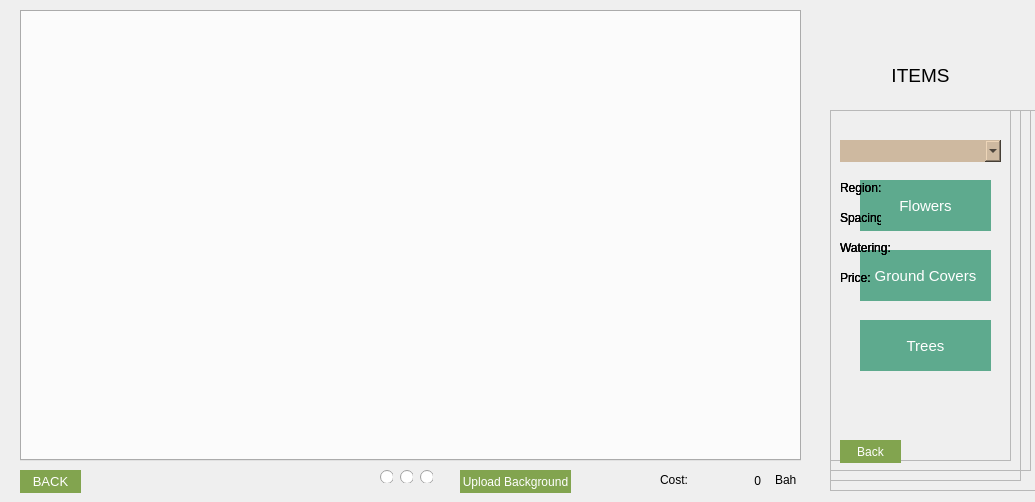
<?xml version="1.0" encoding="UTF-8"?>
<ui version="4.0">
 <class>specific</class>
 <widget class="QDialog" name="specific">
  <property name="geometry">
   <rect>
    <x>0</x>
    <y>0</y>
    <width>1035</width>
    <height>502</height>
   </rect>
  </property>
  <property name="windowTitle">
   <string>Scene Visualization</string>
  </property>
  <widget class="QTabWidget" name="tabPage">
   <property name="enabled">
    <bool>true</bool>
   </property>
   <property name="geometry">
    <rect>
     <x>20</x>
     <y>10</y>
     <width>781</width>
     <height>451</height>
    </rect>
   </property>
   <property name="styleSheet">
    <string notr="true"/>
   </property>
   <property name="currentIndex">
    <number>-1</number>
   </property>
  </widget>
  <widget class="QPushButton" name="btn_smenu">
   <property name="geometry">
    <rect>
     <x>20</x>
     <y>470</y>
     <width>61</width>
     <height>23</height>
    </rect>
   </property>
   <property name="font">
    <font>
     <pointsize>10</pointsize>
    </font>
   </property>
   <property name="styleSheet">
    <string notr="true">background-color: rgb(130, 164, 79);
border: none;
color: white;
</string>
   </property>
   <property name="text">
    <string>BACK</string>
   </property>
  </widget>
  <widget class="QLabel" name="lbl_cost">
   <property name="geometry">
    <rect>
     <x>700</x>
     <y>470</y>
     <width>61</width>
     <height>21</height>
    </rect>
   </property>
   <property name="text">
    <string>0</string>
   </property>
   <property name="alignment">
    <set>Qt::AlignRight|Qt::AlignTrailing|Qt::AlignVCenter</set>
   </property>
  </widget>
  <widget class="QLabel" name="lbl_cost_2">
   <property name="geometry">
    <rect>
     <x>660</x>
     <y>470</y>
     <width>31</width>
     <height>20</height>
    </rect>
   </property>
   <property name="text">
    <string>Cost:</string>
   </property>
  </widget>
  <widget class="QLabel" name="lbl_items">
   <property name="geometry">
    <rect>
     <x>830</x>
     <y>60</y>
     <width>181</width>
     <height>31</height>
    </rect>
   </property>
   <property name="font">
    <font>
     <pointsize>14</pointsize>
    </font>
   </property>
   <property name="text">
    <string>ITEMS</string>
   </property>
   <property name="alignment">
    <set>Qt::AlignCenter</set>
   </property>
  </widget>
  <widget class="QFrame" name="frame_items">
   <property name="enabled">
    <bool>true</bool>
   </property>
   <property name="geometry">
    <rect>
     <x>830</x>
     <y>110</y>
     <width>181</width>
     <height>351</height>
    </rect>
   </property>
   <property name="frameShape">
    <enum>QFrame::StyledPanel</enum>
   </property>
   <property name="frameShadow">
    <enum>QFrame::Raised</enum>
   </property>
   <widget class="QPushButton" name="btn_tree">
    <property name="geometry">
     <rect>
      <x>30</x>
      <y>210</y>
      <width>131</width>
      <height>51</height>
     </rect>
    </property>
    <property name="font">
     <font>
      <pointsize>11</pointsize>
     </font>
    </property>
    <property name="styleSheet">
     <string notr="true">background-color: rgb(94, 170, 142);
border: none;
color: white;</string>
    </property>
    <property name="text">
     <string>Trees</string>
    </property>
   </widget>
   <widget class="QPushButton" name="btn_flowers">
    <property name="geometry">
     <rect>
      <x>30</x>
      <y>70</y>
      <width>131</width>
      <height>51</height>
     </rect>
    </property>
    <property name="font">
     <font>
      <pointsize>11</pointsize>
     </font>
    </property>
    <property name="styleSheet">
     <string notr="true">background-color: rgb(94, 170, 142);
border: none;
color: white;</string>
    </property>
    <property name="text">
     <string>Flowers</string>
    </property>
   </widget>
   <widget class="QPushButton" name="btn_ground">
    <property name="geometry">
     <rect>
      <x>30</x>
      <y>140</y>
      <width>131</width>
      <height>51</height>
     </rect>
    </property>
    <property name="font">
     <font>
      <pointsize>11</pointsize>
     </font>
    </property>
    <property name="styleSheet">
     <string notr="true">background-color: rgb(94, 170, 142);
border: none;
color: white;</string>
    </property>
    <property name="text">
     <string>Ground Covers</string>
    </property>
   </widget>
  </widget>
  <widget class="QFrame" name="frame_flower">
   <property name="enabled">
    <bool>true</bool>
   </property>
   <property name="geometry">
    <rect>
     <x>830</x>
     <y>110</y>
     <width>191</width>
     <height>371</height>
    </rect>
   </property>
   <property name="frameShape">
    <enum>QFrame::StyledPanel</enum>
   </property>
   <property name="frameShadow">
    <enum>QFrame::Raised</enum>
   </property>
   <widget class="QPushButton" name="btn_flowerback">
    <property name="geometry">
     <rect>
      <x>10</x>
      <y>330</y>
      <width>61</width>
      <height>23</height>
     </rect>
    </property>
    <property name="styleSheet">
     <string notr="true">background-color: rgb(130, 164, 79);
border: none;
color: white;</string>
    </property>
    <property name="text">
     <string>Back</string>
    </property>
   </widget>
   <widget class="QComboBox" name="comboBox_flower">
    <property name="geometry">
     <rect>
      <x>10</x>
      <y>30</y>
      <width>161</width>
      <height>22</height>
     </rect>
    </property>
    <property name="styleSheet">
     <string notr="true">background-color: rgb(206, 185, 160);
border:none;</string>
    </property>
   </widget>
   <widget class="QLabel" name="region">
    <property name="geometry">
     <rect>
      <x>10</x>
      <y>70</y>
      <width>41</width>
      <height>16</height>
     </rect>
    </property>
    <property name="text">
     <string>Region:</string>
    </property>
   </widget>
   <widget class="QLabel" name="f_spacing">
    <property name="geometry">
     <rect>
      <x>10</x>
      <y>100</y>
      <width>41</width>
      <height>16</height>
     </rect>
    </property>
    <property name="text">
     <string>Spacing:</string>
    </property>
   </widget>
   <widget class="QLabel" name="lblf_water">
    <property name="geometry">
     <rect>
      <x>10</x>
      <y>130</y>
      <width>51</width>
      <height>16</height>
     </rect>
    </property>
    <property name="text">
     <string>Watering:</string>
    </property>
   </widget>
   <widget class="QLabel" name="lblf_price">
    <property name="geometry">
     <rect>
      <x>10</x>
      <y>160</y>
      <width>51</width>
      <height>16</height>
     </rect>
    </property>
    <property name="text">
     <string>Price:</string>
    </property>
   </widget>
   <widget class="QLabel" name="lbl_region">
    <property name="geometry">
     <rect>
      <x>60</x>
      <y>70</y>
      <width>111</width>
      <height>16</height>
     </rect>
    </property>
    <property name="text">
     <string/>
    </property>
   </widget>
   <widget class="QLabel" name="lbl_spacing">
    <property name="geometry">
     <rect>
      <x>60</x>
      <y>100</y>
      <width>111</width>
      <height>16</height>
     </rect>
    </property>
    <property name="text">
     <string/>
    </property>
   </widget>
   <widget class="QLabel" name="lbl_water">
    <property name="geometry">
     <rect>
      <x>70</x>
      <y>130</y>
      <width>101</width>
      <height>16</height>
     </rect>
    </property>
    <property name="text">
     <string/>
    </property>
   </widget>
   <widget class="QLabel" name="lbl_price">
    <property name="geometry">
     <rect>
      <x>60</x>
      <y>160</y>
      <width>111</width>
      <height>16</height>
     </rect>
    </property>
    <property name="text">
     <string/>
    </property>
   </widget>
  </widget>
  <widget class="QFrame" name="frame_tree">
   <property name="enabled">
    <bool>true</bool>
   </property>
   <property name="geometry">
    <rect>
     <x>830</x>
     <y>110</y>
     <width>201</width>
     <height>361</height>
    </rect>
   </property>
   <property name="frameShape">
    <enum>QFrame::StyledPanel</enum>
   </property>
   <property name="frameShadow">
    <enum>QFrame::Raised</enum>
   </property>
   <widget class="QPushButton" name="btn_treeback">
    <property name="geometry">
     <rect>
      <x>10</x>
      <y>330</y>
      <width>61</width>
      <height>23</height>
     </rect>
    </property>
    <property name="styleSheet">
     <string notr="true">background-color: rgb(130, 164, 79);
border: none;
color: white;</string>
    </property>
    <property name="text">
     <string>Back</string>
    </property>
   </widget>
   <widget class="QLabel" name="region_2">
    <property name="geometry">
     <rect>
      <x>10</x>
      <y>70</y>
      <width>41</width>
      <height>16</height>
     </rect>
    </property>
    <property name="text">
     <string>Region:</string>
    </property>
   </widget>
   <widget class="QLabel" name="f_spacing_2">
    <property name="geometry">
     <rect>
      <x>10</x>
      <y>100</y>
      <width>41</width>
      <height>16</height>
     </rect>
    </property>
    <property name="text">
     <string>Spacing:</string>
    </property>
   </widget>
   <widget class="QLabel" name="lblf_water_2">
    <property name="geometry">
     <rect>
      <x>10</x>
      <y>130</y>
      <width>51</width>
      <height>16</height>
     </rect>
    </property>
    <property name="text">
     <string>Watering:</string>
    </property>
   </widget>
   <widget class="QLabel" name="lblf_price_2">
    <property name="geometry">
     <rect>
      <x>10</x>
      <y>160</y>
      <width>51</width>
      <height>16</height>
     </rect>
    </property>
    <property name="text">
     <string>Price:</string>
    </property>
   </widget>
   <widget class="QLabel" name="lbl_region_2">
    <property name="geometry">
     <rect>
      <x>60</x>
      <y>70</y>
      <width>111</width>
      <height>16</height>
     </rect>
    </property>
    <property name="text">
     <string/>
    </property>
   </widget>
   <widget class="QLabel" name="lbl_spacing_2">
    <property name="geometry">
     <rect>
      <x>60</x>
      <y>100</y>
      <width>111</width>
      <height>16</height>
     </rect>
    </property>
    <property name="text">
     <string/>
    </property>
   </widget>
   <widget class="QLabel" name="lbl_water_2">
    <property name="geometry">
     <rect>
      <x>70</x>
      <y>130</y>
      <width>101</width>
      <height>16</height>
     </rect>
    </property>
    <property name="text">
     <string/>
    </property>
   </widget>
   <widget class="QLabel" name="lbl_price_2">
    <property name="geometry">
     <rect>
      <x>50</x>
      <y>160</y>
      <width>121</width>
      <height>16</height>
     </rect>
    </property>
    <property name="text">
     <string/>
    </property>
   </widget>
   <widget class="QComboBox" name="comboBox_tree">
    <property name="geometry">
     <rect>
      <x>10</x>
      <y>30</y>
      <width>161</width>
      <height>22</height>
     </rect>
    </property>
    <property name="styleSheet">
     <string notr="true">background-color: rgb(206, 185, 160);
border:none;</string>
    </property>
   </widget>
  </widget>
  <widget class="QFrame" name="frame_ground">
   <property name="enabled">
    <bool>true</bool>
   </property>
   <property name="geometry">
    <rect>
     <x>830</x>
     <y>110</y>
     <width>211</width>
     <height>381</height>
    </rect>
   </property>
   <property name="frameShape">
    <enum>QFrame::StyledPanel</enum>
   </property>
   <property name="frameShadow">
    <enum>QFrame::Raised</enum>
   </property>
   <widget class="QPushButton" name="btn_groundback">
    <property name="geometry">
     <rect>
      <x>10</x>
      <y>330</y>
      <width>61</width>
      <height>23</height>
     </rect>
    </property>
    <property name="styleSheet">
     <string notr="true">background-color: rgb(130, 164, 79);
border: none;
color: white;</string>
    </property>
    <property name="text">
     <string>Back</string>
    </property>
   </widget>
   <widget class="QLabel" name="region_3">
    <property name="geometry">
     <rect>
      <x>10</x>
      <y>70</y>
      <width>41</width>
      <height>16</height>
     </rect>
    </property>
    <property name="text">
     <string>Region:</string>
    </property>
   </widget>
   <widget class="QLabel" name="f_spacing_3">
    <property name="geometry">
     <rect>
      <x>10</x>
      <y>100</y>
      <width>41</width>
      <height>16</height>
     </rect>
    </property>
    <property name="text">
     <string>Spacing:</string>
    </property>
   </widget>
   <widget class="QLabel" name="lblf_water_3">
    <property name="geometry">
     <rect>
      <x>10</x>
      <y>130</y>
      <width>51</width>
      <height>16</height>
     </rect>
    </property>
    <property name="text">
     <string>Watering:</string>
    </property>
   </widget>
   <widget class="QLabel" name="lblf_price_3">
    <property name="geometry">
     <rect>
      <x>10</x>
      <y>160</y>
      <width>51</width>
      <height>16</height>
     </rect>
    </property>
    <property name="text">
     <string>Price:</string>
    </property>
   </widget>
   <widget class="QLabel" name="lbl_region_3">
    <property name="geometry">
     <rect>
      <x>60</x>
      <y>70</y>
      <width>111</width>
      <height>16</height>
     </rect>
    </property>
    <property name="text">
     <string/>
    </property>
   </widget>
   <widget class="QLabel" name="lbl_spacing_3">
    <property name="geometry">
     <rect>
      <x>60</x>
      <y>100</y>
      <width>111</width>
      <height>16</height>
     </rect>
    </property>
    <property name="text">
     <string/>
    </property>
   </widget>
   <widget class="QLabel" name="lbl_water_3">
    <property name="geometry">
     <rect>
      <x>70</x>
      <y>130</y>
      <width>101</width>
      <height>16</height>
     </rect>
    </property>
    <property name="text">
     <string/>
    </property>
   </widget>
   <widget class="QLabel" name="lbl_price_3">
    <property name="geometry">
     <rect>
      <x>60</x>
      <y>160</y>
      <width>111</width>
      <height>16</height>
     </rect>
    </property>
    <property name="text">
     <string/>
    </property>
   </widget>
   <widget class="QComboBox" name="comboBox_ground">
    <property name="geometry">
     <rect>
      <x>10</x>
      <y>30</y>
      <width>161</width>
      <height>22</height>
     </rect>
    </property>
    <property name="styleSheet">
     <string notr="true">background-color: rgb(206, 185, 160);
border:none;</string>
    </property>
   </widget>
  </widget>
  <widget class="QPushButton" name="btn_uploadbg">
   <property name="geometry">
    <rect>
     <x>460</x>
     <y>470</y>
     <width>111</width>
     <height>23</height>
    </rect>
   </property>
   <property name="styleSheet">
    <string notr="true">background-color: rgb(130, 164, 79);
border: none;
color: white;</string>
   </property>
   <property name="text">
    <string>Upload Background</string>
   </property>
  </widget>
  <widget class="QRadioButton" name="radiobtn_beach">
   <property name="geometry">
    <rect>
     <x>420</x>
     <y>470</y>
     <width>13</width>
     <height>13</height>
    </rect>
   </property>
   <property name="text">
    <string/>
   </property>
  </widget>
  <widget class="QRadioButton" name="radiobtn_hotel">
   <property name="geometry">
    <rect>
     <x>400</x>
     <y>470</y>
     <width>13</width>
     <height>13</height>
    </rect>
   </property>
   <property name="text">
    <string/>
   </property>
  </widget>
  <widget class="QRadioButton" name="radiobtn_default">
   <property name="geometry">
    <rect>
     <x>380</x>
     <y>470</y>
     <width>13</width>
     <height>13</height>
    </rect>
   </property>
   <property name="text">
    <string/>
   </property>
  </widget>
  <widget class="QLabel" name="lbl_cost_3">
   <property name="geometry">
    <rect>
     <x>775</x>
     <y>470</y>
     <width>21</width>
     <height>20</height>
    </rect>
   </property>
   <property name="text">
    <string>Baht</string>
   </property>
  </widget>
  <widget class="QLabel" name="lbl_bg">
   <property name="geometry">
    <rect>
     <x>0</x>
     <y>0</y>
     <width>1051</width>
     <height>511</height>
    </rect>
   </property>
   <property name="text">
    <string/>
   </property>
  </widget>
  <zorder>lbl_bg</zorder>
  <zorder>tabPage</zorder>
  <zorder>btn_smenu</zorder>
  <zorder>lbl_cost</zorder>
  <zorder>lbl_cost_2</zorder>
  <zorder>lbl_items</zorder>
  <zorder>frame_items</zorder>
  <zorder>frame_flower</zorder>
  <zorder>frame_tree</zorder>
  <zorder>frame_ground</zorder>
  <zorder>btn_uploadbg</zorder>
  <zorder>radiobtn_beach</zorder>
  <zorder>radiobtn_hotel</zorder>
  <zorder>radiobtn_default</zorder>
  <zorder>lbl_cost_3</zorder>
 </widget>
 <resources>
  <include location="bg.qrc"/>
 </resources>
 <connections/>
</ui>
